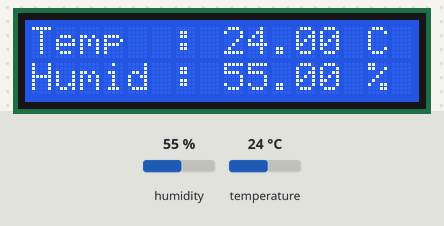
A sketch run on a simulated Arduino Uno, built with avr-gcc and run on an emulated ATmega328P. On the bench: 16×2 character LCD. The inputs (shaded band) are chosen by the test bench; at power-on: humidity 55 %, temperature 24 °C.

Above: at 1.2 s.
1.3 s: humidity set to 22 %
At 3.5 s:
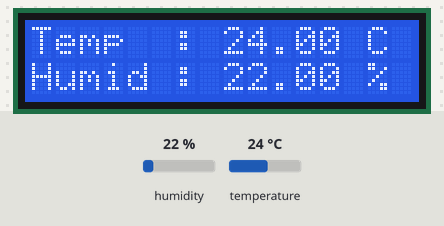
4.1 s: temperature set to 12 °C
At 5.7 s:
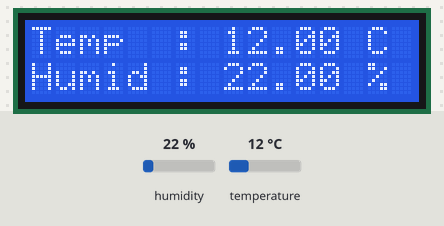
6.9 s: humidity set to 40 %
At 8.8 s:
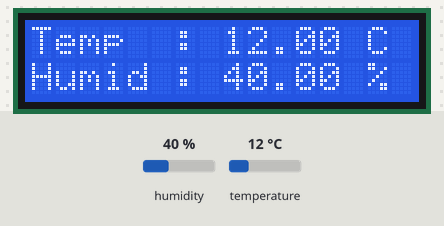
9.9 s: temperature set to 19 °C
At 11.0 s:
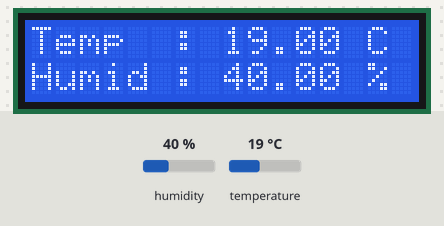
Timing chart, 0 to 12.9 s (numbered marks = the images above; inputs shaded):
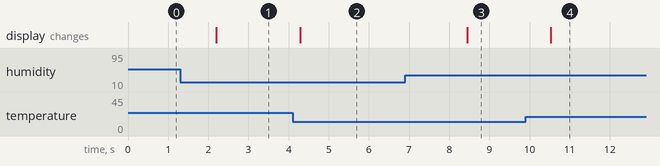

Measured:
- after the input at 1.3 s, the display: changes after 0.90 s (image 1)
- after the input at 4.1 s, the display: changes after 0.18 s (image 2)
- after the input at 6.9 s, the display: changes after 1.5 s (image 3)
- after the input at 9.9 s, the display: changes after 0.63 s (image 4)

The sketch:

DHT11.ino
```cpp
/*
    Temp , Hummid Sensor + LCD 16 x 2 char + I2C Driver
    Writeen by Amirhossein Mohammadi .

    Github.com/BlackIQ
*/

// Include Libs
#include "DHT.h"        // Temp , Humid Sensor { DHT }
#include <LiquidCrystal_I2C.h>    // Liquid Crystal Lib { LCD }
#include <Wire.h>                 // Wire lib        { I2C Driver }

// Define main DHT11 data
#define DHTPIN A0           // DHT11 Pin
#define DHTTYPE DHT11       // DHT11 Model

// Set Module and Sensor
DHT dht(DHTPIN, DHTTYPE);            // Set DHT
LiquidCrystal_I2C lcd(0x27,16,2);    // set the LCD address to 0x27 for a 16 chars and 2 line display

// Setup void
void setup() {
    // Begin
    Serial.begin(9600);     // Begin Serial
    dht.begin();            // Begin DHT
    lcd.init();             // LCD
    lcd.backlight();        // Light the backlight
}

// Main Temperature & Humidity Function
void loop() {
    // Values
    float temp = dht.readTemperature();      // Temp value
    float hum = dht.readHumidity();          // Humid value

    // Print Temp
    lcd.setCursor(0, 0);
    lcd.print("Temp  : ");
    lcd.print(temp);
    lcd.print(" C");

    // Print Humid
    lcd.setCursor(0, 1);
    lcd.print("Humid : ");
    lcd.print(hum);
    lcd.print(" %");

    // 1 Sec Delay
    delay(1000);
}
```
